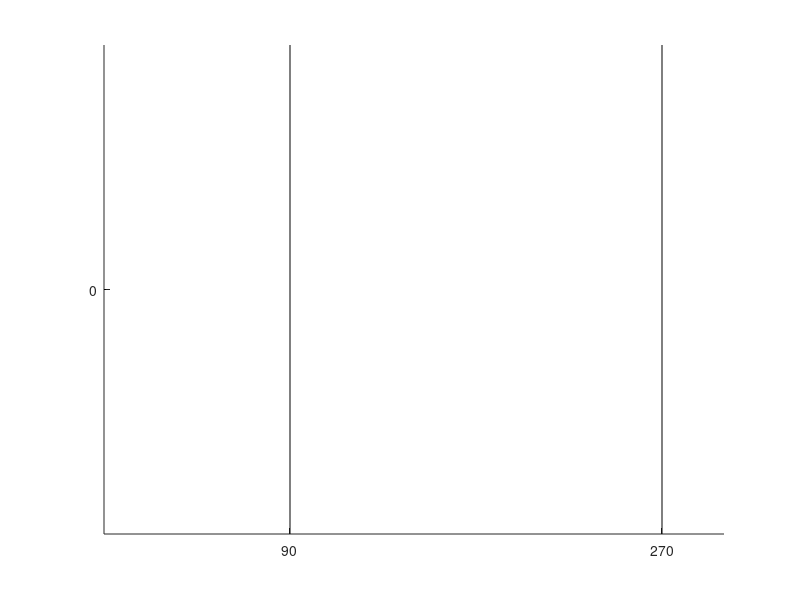

This figure's MATLAB source:
function plot2DFormat()

line(xlim(),[0 0],'Color',[0 0 0]);
line([90 90],ylim(),'Color',[0 0 0]);
line([270 270],ylim(),'Color',[0 0 0]);
set(gca,'XTick',[90 270]);
set(gca, 'YTick',[-720 -360 0 360 720]);
grid off;